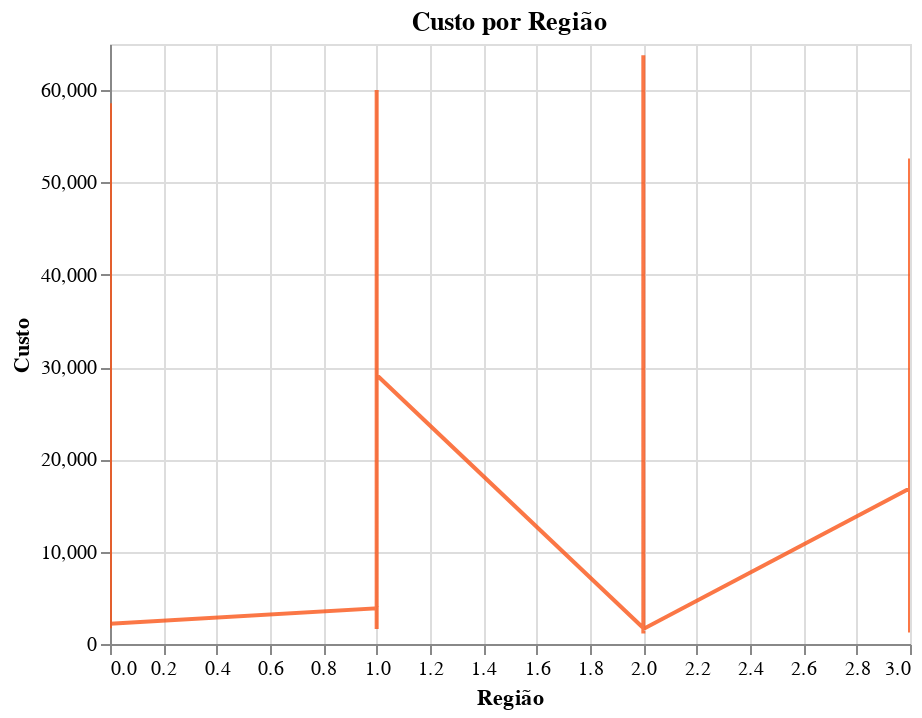

Notebook source saved alongside this figure:
### Code cell
alt.Chart(variavel_filtrada, title='Custo por Região').mark_line(opacity=0.8,color='#FA5618').encode(
    x = alt.X('', title='Região'),
    y = alt.Y('charges', title='Custo')
).interactive()

### Figure 1 — Vega-Lite specification as saved in the notebook (floating-point values rounded to 4 significant figures; data arrays with more than 128 entries replaced by an {"elided": "..."} marker saying what was removed)
{"config": {"view": {"continuousWidth": 400, "continuousHeight": 300}}, "data": {"name": "data-c9c109a428a1331be0c6b32a6da87e5f"}, "mark": {"type": "line", "color": "#FA5618", "opacity": 0.8}, "encoding": {"x": {"type": "quantitative", "field": "region", "title": "Região"}, "y": {"type": "quantitative", "field": "charges", "title": "Custo"}}, "selection": {"selector002": {"type": "interval", "bind": "scales", "encodings": ["x", "y"]}}, "title": "Custo por Região", "$schema": "https://vega.github.io/schema/vega-lite/v4.0.2.json", "datasets": {"data-c9c109a428a1331be0c6b32a6da87e5f": {"elided": "783 records"}}}
